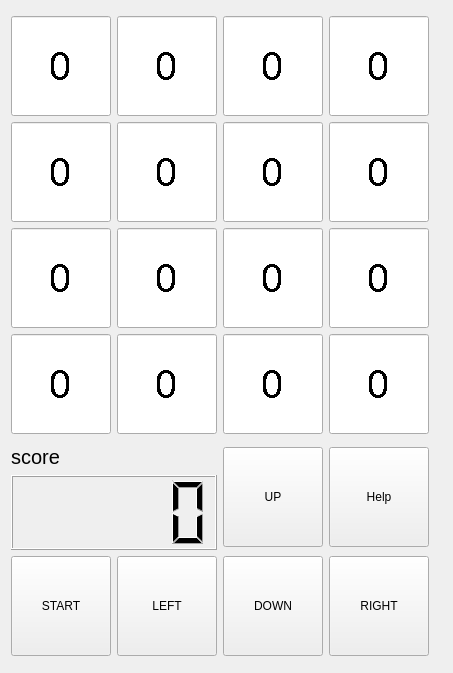
<?xml version="1.0" encoding="UTF-8"?>
<ui version="4.0">
 <class>Form</class>
 <widget class="QWidget" name="Form">
  <property name="enabled">
   <bool>true</bool>
  </property>
  <property name="geometry">
   <rect>
    <x>0</x>
    <y>0</y>
    <width>453</width>
    <height>673</height>
   </rect>
  </property>
  <property name="minimumSize">
   <size>
    <width>453</width>
    <height>673</height>
   </size>
  </property>
  <property name="maximumSize">
   <size>
    <width>453</width>
    <height>673</height>
   </size>
  </property>
  <property name="font">
   <font>
    <stylestrategy>PreferDefault</stylestrategy>
   </font>
  </property>
  <property name="windowTitle">
   <string>2048</string>
  </property>
  <layout class="QHBoxLayout" name="horizontalLayout_10">
   <item>
    <layout class="QVBoxLayout" name="verticalLayout_4">
     <item>
      <layout class="QVBoxLayout" name="verticalLayout">
       <item>
        <layout class="QHBoxLayout" name="hl0">
         <item>
          <widget class="QLineEdit" name="le00">
           <property name="minimumSize">
            <size>
             <width>100</width>
             <height>100</height>
            </size>
           </property>
           <property name="maximumSize">
            <size>
             <width>100</width>
             <height>100</height>
            </size>
           </property>
           <property name="font">
            <font>
             <pointsize>30</pointsize>
             <stylestrategy>NoAntialias</stylestrategy>
            </font>
           </property>
           <property name="cursor">
            <cursorShape>SizeVerCursor</cursorShape>
           </property>
           <property name="contextMenuPolicy">
            <enum>Qt::DefaultContextMenu</enum>
           </property>
           <property name="text">
            <string>0</string>
           </property>
           <property name="alignment">
            <set>Qt::AlignCenter</set>
           </property>
           <property name="readOnly">
            <bool>true</bool>
           </property>
          </widget>
         </item>
         <item>
          <widget class="QLineEdit" name="le01">
           <property name="minimumSize">
            <size>
             <width>100</width>
             <height>100</height>
            </size>
           </property>
           <property name="maximumSize">
            <size>
             <width>100</width>
             <height>100</height>
            </size>
           </property>
           <property name="font">
            <font>
             <pointsize>30</pointsize>
             <stylestrategy>NoAntialias</stylestrategy>
            </font>
           </property>
           <property name="cursor">
            <cursorShape>SizeVerCursor</cursorShape>
           </property>
           <property name="contextMenuPolicy">
            <enum>Qt::DefaultContextMenu</enum>
           </property>
           <property name="text">
            <string>0</string>
           </property>
           <property name="alignment">
            <set>Qt::AlignCenter</set>
           </property>
           <property name="readOnly">
            <bool>true</bool>
           </property>
          </widget>
         </item>
         <item>
          <widget class="QLineEdit" name="le02">
           <property name="minimumSize">
            <size>
             <width>100</width>
             <height>100</height>
            </size>
           </property>
           <property name="maximumSize">
            <size>
             <width>100</width>
             <height>100</height>
            </size>
           </property>
           <property name="font">
            <font>
             <pointsize>30</pointsize>
             <stylestrategy>NoAntialias</stylestrategy>
            </font>
           </property>
           <property name="cursor">
            <cursorShape>SizeVerCursor</cursorShape>
           </property>
           <property name="contextMenuPolicy">
            <enum>Qt::DefaultContextMenu</enum>
           </property>
           <property name="text">
            <string>0</string>
           </property>
           <property name="alignment">
            <set>Qt::AlignCenter</set>
           </property>
           <property name="readOnly">
            <bool>true</bool>
           </property>
          </widget>
         </item>
         <item>
          <widget class="QLineEdit" name="le03">
           <property name="minimumSize">
            <size>
             <width>100</width>
             <height>100</height>
            </size>
           </property>
           <property name="maximumSize">
            <size>
             <width>100</width>
             <height>100</height>
            </size>
           </property>
           <property name="font">
            <font>
             <pointsize>30</pointsize>
             <stylestrategy>NoAntialias</stylestrategy>
            </font>
           </property>
           <property name="cursor">
            <cursorShape>SizeVerCursor</cursorShape>
           </property>
           <property name="contextMenuPolicy">
            <enum>Qt::DefaultContextMenu</enum>
           </property>
           <property name="text">
            <string>0</string>
           </property>
           <property name="alignment">
            <set>Qt::AlignCenter</set>
           </property>
           <property name="readOnly">
            <bool>true</bool>
           </property>
          </widget>
         </item>
        </layout>
       </item>
       <item>
        <layout class="QHBoxLayout" name="hl1">
         <item>
          <widget class="QLineEdit" name="le10">
           <property name="minimumSize">
            <size>
             <width>100</width>
             <height>100</height>
            </size>
           </property>
           <property name="maximumSize">
            <size>
             <width>100</width>
             <height>100</height>
            </size>
           </property>
           <property name="font">
            <font>
             <pointsize>30</pointsize>
             <stylestrategy>NoAntialias</stylestrategy>
            </font>
           </property>
           <property name="cursor">
            <cursorShape>SizeVerCursor</cursorShape>
           </property>
           <property name="contextMenuPolicy">
            <enum>Qt::DefaultContextMenu</enum>
           </property>
           <property name="text">
            <string>0</string>
           </property>
           <property name="alignment">
            <set>Qt::AlignCenter</set>
           </property>
           <property name="readOnly">
            <bool>true</bool>
           </property>
          </widget>
         </item>
         <item>
          <widget class="QLineEdit" name="le11">
           <property name="minimumSize">
            <size>
             <width>100</width>
             <height>100</height>
            </size>
           </property>
           <property name="maximumSize">
            <size>
             <width>100</width>
             <height>100</height>
            </size>
           </property>
           <property name="font">
            <font>
             <pointsize>30</pointsize>
             <stylestrategy>NoAntialias</stylestrategy>
            </font>
           </property>
           <property name="cursor">
            <cursorShape>SizeVerCursor</cursorShape>
           </property>
           <property name="contextMenuPolicy">
            <enum>Qt::DefaultContextMenu</enum>
           </property>
           <property name="text">
            <string>0</string>
           </property>
           <property name="alignment">
            <set>Qt::AlignCenter</set>
           </property>
           <property name="readOnly">
            <bool>true</bool>
           </property>
          </widget>
         </item>
         <item>
          <widget class="QLineEdit" name="le12">
           <property name="minimumSize">
            <size>
             <width>100</width>
             <height>100</height>
            </size>
           </property>
           <property name="maximumSize">
            <size>
             <width>100</width>
             <height>100</height>
            </size>
           </property>
           <property name="font">
            <font>
             <pointsize>30</pointsize>
             <stylestrategy>NoAntialias</stylestrategy>
            </font>
           </property>
           <property name="cursor">
            <cursorShape>SizeVerCursor</cursorShape>
           </property>
           <property name="contextMenuPolicy">
            <enum>Qt::DefaultContextMenu</enum>
           </property>
           <property name="text">
            <string>0</string>
           </property>
           <property name="alignment">
            <set>Qt::AlignCenter</set>
           </property>
           <property name="readOnly">
            <bool>true</bool>
           </property>
          </widget>
         </item>
         <item>
          <widget class="QLineEdit" name="le13">
           <property name="minimumSize">
            <size>
             <width>100</width>
             <height>100</height>
            </size>
           </property>
           <property name="maximumSize">
            <size>
             <width>100</width>
             <height>100</height>
            </size>
           </property>
           <property name="font">
            <font>
             <pointsize>30</pointsize>
             <stylestrategy>NoAntialias</stylestrategy>
            </font>
           </property>
           <property name="cursor">
            <cursorShape>SizeVerCursor</cursorShape>
           </property>
           <property name="contextMenuPolicy">
            <enum>Qt::DefaultContextMenu</enum>
           </property>
           <property name="text">
            <string>0</string>
           </property>
           <property name="alignment">
            <set>Qt::AlignCenter</set>
           </property>
           <property name="readOnly">
            <bool>true</bool>
           </property>
          </widget>
         </item>
        </layout>
       </item>
       <item>
        <layout class="QHBoxLayout" name="hl2">
         <item>
          <widget class="QLineEdit" name="le20">
           <property name="minimumSize">
            <size>
             <width>100</width>
             <height>100</height>
            </size>
           </property>
           <property name="maximumSize">
            <size>
             <width>100</width>
             <height>100</height>
            </size>
           </property>
           <property name="font">
            <font>
             <pointsize>30</pointsize>
             <stylestrategy>NoAntialias</stylestrategy>
            </font>
           </property>
           <property name="cursor">
            <cursorShape>SizeVerCursor</cursorShape>
           </property>
           <property name="contextMenuPolicy">
            <enum>Qt::DefaultContextMenu</enum>
           </property>
           <property name="text">
            <string>0</string>
           </property>
           <property name="alignment">
            <set>Qt::AlignCenter</set>
           </property>
           <property name="readOnly">
            <bool>true</bool>
           </property>
          </widget>
         </item>
         <item>
          <widget class="QLineEdit" name="le21">
           <property name="minimumSize">
            <size>
             <width>100</width>
             <height>100</height>
            </size>
           </property>
           <property name="maximumSize">
            <size>
             <width>100</width>
             <height>100</height>
            </size>
           </property>
           <property name="font">
            <font>
             <pointsize>30</pointsize>
             <stylestrategy>NoAntialias</stylestrategy>
            </font>
           </property>
           <property name="cursor">
            <cursorShape>SizeVerCursor</cursorShape>
           </property>
           <property name="contextMenuPolicy">
            <enum>Qt::DefaultContextMenu</enum>
           </property>
           <property name="text">
            <string>0</string>
           </property>
           <property name="alignment">
            <set>Qt::AlignCenter</set>
           </property>
           <property name="readOnly">
            <bool>true</bool>
           </property>
          </widget>
         </item>
         <item>
          <widget class="QLineEdit" name="le22">
           <property name="minimumSize">
            <size>
             <width>100</width>
             <height>100</height>
            </size>
           </property>
           <property name="maximumSize">
            <size>
             <width>100</width>
             <height>100</height>
            </size>
           </property>
           <property name="font">
            <font>
             <pointsize>30</pointsize>
             <stylestrategy>NoAntialias</stylestrategy>
            </font>
           </property>
           <property name="cursor">
            <cursorShape>SizeVerCursor</cursorShape>
           </property>
           <property name="contextMenuPolicy">
            <enum>Qt::DefaultContextMenu</enum>
           </property>
           <property name="text">
            <string>0</string>
           </property>
           <property name="alignment">
            <set>Qt::AlignCenter</set>
           </property>
           <property name="readOnly">
            <bool>true</bool>
           </property>
          </widget>
         </item>
         <item>
          <widget class="QLineEdit" name="le23">
           <property name="minimumSize">
            <size>
             <width>100</width>
             <height>100</height>
            </size>
           </property>
           <property name="maximumSize">
            <size>
             <width>100</width>
             <height>100</height>
            </size>
           </property>
           <property name="font">
            <font>
             <pointsize>30</pointsize>
             <stylestrategy>NoAntialias</stylestrategy>
            </font>
           </property>
           <property name="cursor">
            <cursorShape>SizeVerCursor</cursorShape>
           </property>
           <property name="contextMenuPolicy">
            <enum>Qt::DefaultContextMenu</enum>
           </property>
           <property name="text">
            <string>0</string>
           </property>
           <property name="alignment">
            <set>Qt::AlignCenter</set>
           </property>
           <property name="readOnly">
            <bool>true</bool>
           </property>
          </widget>
         </item>
        </layout>
       </item>
       <item>
        <layout class="QHBoxLayout" name="hl3">
         <item>
          <widget class="QLineEdit" name="le30">
           <property name="minimumSize">
            <size>
             <width>100</width>
             <height>100</height>
            </size>
           </property>
           <property name="maximumSize">
            <size>
             <width>100</width>
             <height>100</height>
            </size>
           </property>
           <property name="font">
            <font>
             <pointsize>30</pointsize>
             <stylestrategy>NoAntialias</stylestrategy>
            </font>
           </property>
           <property name="cursor">
            <cursorShape>SizeVerCursor</cursorShape>
           </property>
           <property name="contextMenuPolicy">
            <enum>Qt::DefaultContextMenu</enum>
           </property>
           <property name="text">
            <string>0</string>
           </property>
           <property name="alignment">
            <set>Qt::AlignCenter</set>
           </property>
           <property name="readOnly">
            <bool>true</bool>
           </property>
          </widget>
         </item>
         <item>
          <widget class="QLineEdit" name="le31">
           <property name="minimumSize">
            <size>
             <width>100</width>
             <height>100</height>
            </size>
           </property>
           <property name="maximumSize">
            <size>
             <width>100</width>
             <height>100</height>
            </size>
           </property>
           <property name="font">
            <font>
             <pointsize>30</pointsize>
             <stylestrategy>NoAntialias</stylestrategy>
            </font>
           </property>
           <property name="cursor">
            <cursorShape>SizeVerCursor</cursorShape>
           </property>
           <property name="contextMenuPolicy">
            <enum>Qt::DefaultContextMenu</enum>
           </property>
           <property name="text">
            <string>0</string>
           </property>
           <property name="alignment">
            <set>Qt::AlignCenter</set>
           </property>
           <property name="readOnly">
            <bool>true</bool>
           </property>
          </widget>
         </item>
         <item>
          <widget class="QLineEdit" name="le32">
           <property name="minimumSize">
            <size>
             <width>100</width>
             <height>100</height>
            </size>
           </property>
           <property name="maximumSize">
            <size>
             <width>100</width>
             <height>100</height>
            </size>
           </property>
           <property name="font">
            <font>
             <pointsize>30</pointsize>
             <stylestrategy>NoAntialias</stylestrategy>
            </font>
           </property>
           <property name="cursor">
            <cursorShape>SizeVerCursor</cursorShape>
           </property>
           <property name="contextMenuPolicy">
            <enum>Qt::DefaultContextMenu</enum>
           </property>
           <property name="text">
            <string>0</string>
           </property>
           <property name="alignment">
            <set>Qt::AlignCenter</set>
           </property>
           <property name="readOnly">
            <bool>true</bool>
           </property>
          </widget>
         </item>
         <item>
          <widget class="QLineEdit" name="le33">
           <property name="minimumSize">
            <size>
             <width>100</width>
             <height>100</height>
            </size>
           </property>
           <property name="maximumSize">
            <size>
             <width>100</width>
             <height>100</height>
            </size>
           </property>
           <property name="font">
            <font>
             <pointsize>30</pointsize>
             <stylestrategy>NoAntialias</stylestrategy>
            </font>
           </property>
           <property name="cursor">
            <cursorShape>SizeVerCursor</cursorShape>
           </property>
           <property name="contextMenuPolicy">
            <enum>Qt::DefaultContextMenu</enum>
           </property>
           <property name="text">
            <string>0</string>
           </property>
           <property name="alignment">
            <set>Qt::AlignCenter</set>
           </property>
           <property name="readOnly">
            <bool>true</bool>
           </property>
          </widget>
         </item>
        </layout>
       </item>
      </layout>
     </item>
     <item>
      <layout class="QVBoxLayout" name="verticalLayout_3">
       <item>
        <layout class="QHBoxLayout" name="horizontalLayout_9">
         <item>
          <layout class="QVBoxLayout" name="verticalLayout_2">
           <item>
            <widget class="QLabel" name="label_2">
             <property name="maximumSize">
              <size>
               <width>200</width>
               <height>25</height>
              </size>
             </property>
             <property name="font">
              <font>
               <pointsize>15</pointsize>
               <stylestrategy>PreferDefault</stylestrategy>
              </font>
             </property>
             <property name="text">
              <string>score</string>
             </property>
            </widget>
           </item>
           <item>
            <widget class="QLCDNumber" name="lcdNumber">
             <property name="minimumSize">
              <size>
               <width>200</width>
               <height>75</height>
              </size>
             </property>
            </widget>
           </item>
          </layout>
         </item>
         <item>
          <layout class="QHBoxLayout" name="horizontalLayout_8">
           <item>
            <widget class="QPushButton" name="pushButton_up">
             <property name="minimumSize">
              <size>
               <width>100</width>
               <height>100</height>
              </size>
             </property>
             <property name="maximumSize">
              <size>
               <width>100</width>
               <height>100</height>
              </size>
             </property>
             <property name="text">
              <string>UP</string>
             </property>
            </widget>
           </item>
           <item>
            <widget class="QPushButton" name="pushButton_help">
             <property name="minimumSize">
              <size>
               <width>100</width>
               <height>100</height>
              </size>
             </property>
             <property name="maximumSize">
              <size>
               <width>100</width>
               <height>100</height>
              </size>
             </property>
             <property name="text">
              <string>Help</string>
             </property>
            </widget>
           </item>
          </layout>
         </item>
        </layout>
       </item>
       <item>
        <layout class="QHBoxLayout" name="horizontalLayout_7">
         <item>
          <widget class="QPushButton" name="pushButton_start">
           <property name="minimumSize">
            <size>
             <width>100</width>
             <height>100</height>
            </size>
           </property>
           <property name="maximumSize">
            <size>
             <width>100</width>
             <height>100</height>
            </size>
           </property>
           <property name="text">
            <string>START</string>
           </property>
          </widget>
         </item>
         <item>
          <widget class="QPushButton" name="pushButton_left">
           <property name="minimumSize">
            <size>
             <width>100</width>
             <height>100</height>
            </size>
           </property>
           <property name="maximumSize">
            <size>
             <width>100</width>
             <height>100</height>
            </size>
           </property>
           <property name="text">
            <string>LEFT</string>
           </property>
          </widget>
         </item>
         <item>
          <widget class="QPushButton" name="pushButton_down">
           <property name="minimumSize">
            <size>
             <width>100</width>
             <height>100</height>
            </size>
           </property>
           <property name="maximumSize">
            <size>
             <width>100</width>
             <height>100</height>
            </size>
           </property>
           <property name="text">
            <string>DOWN</string>
           </property>
          </widget>
         </item>
         <item>
          <widget class="QPushButton" name="pushButton_right">
           <property name="minimumSize">
            <size>
             <width>100</width>
             <height>100</height>
            </size>
           </property>
           <property name="maximumSize">
            <size>
             <width>100</width>
             <height>100</height>
            </size>
           </property>
           <property name="text">
            <string>RIGHT</string>
           </property>
          </widget>
         </item>
        </layout>
       </item>
      </layout>
     </item>
    </layout>
   </item>
   <item>
    <widget class="QLabel" name="label">
     <property name="text">
      <string/>
     </property>
    </widget>
   </item>
  </layout>
 </widget>
 <resources/>
 <connections/>
</ui>
